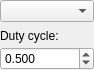
<?xml version="1.0" encoding="UTF-8"?>
<ui version="4.0">
 <class>NodeOscillator</class>
 <widget class="QWidget" name="NodeOscillator">
  <property name="geometry">
   <rect>
    <x>0</x>
    <y>0</y>
    <width>94</width>
    <height>70</height>
   </rect>
  </property>
  <layout class="QVBoxLayout" name="verticalLayout">
   <property name="spacing">
    <number>0</number>
   </property>
   <property name="leftMargin">
    <number>0</number>
   </property>
   <property name="topMargin">
    <number>0</number>
   </property>
   <property name="rightMargin">
    <number>0</number>
   </property>
   <property name="bottomMargin">
    <number>0</number>
   </property>
   <item>
    <widget class="QComboBox" name="_type">
     <property name="sizePolicy">
      <sizepolicy hsizetype="Minimum" vsizetype="Fixed">
       <horstretch>0</horstretch>
       <verstretch>0</verstretch>
      </sizepolicy>
     </property>
     <property name="minimumSize">
      <size>
       <width>80</width>
       <height>0</height>
      </size>
     </property>
     <property name="toolTip">
      <string>Oscillator type</string>
     </property>
    </widget>
   </item>
   <item>
    <widget class="QWidget" name="_pulse" native="true">
     <layout class="QVBoxLayout" name="verticalLayout_2">
      <property name="spacing">
       <number>0</number>
      </property>
      <property name="leftMargin">
       <number>0</number>
      </property>
      <property name="topMargin">
       <number>2</number>
      </property>
      <property name="rightMargin">
       <number>0</number>
      </property>
      <property name="bottomMargin">
       <number>0</number>
      </property>
      <item>
       <widget class="QLabel" name="label">
        <property name="text">
         <string>Duty cycle:</string>
        </property>
       </widget>
      </item>
      <item>
       <widget class="QDoubleSpinBox" name="_pulse_duty_cycle">
        <property name="toolTip">
         <string>Pulse duty cycle</string>
        </property>
        <property name="decimals">
         <number>3</number>
        </property>
        <property name="maximum">
         <double>1.000000000000000</double>
        </property>
        <property name="singleStep">
         <double>0.010000000000000</double>
        </property>
        <property name="value">
         <double>0.500000000000000</double>
        </property>
       </widget>
      </item>
     </layout>
    </widget>
   </item>
  </layout>
 </widget>
 <resources/>
 <connections/>
</ui>
